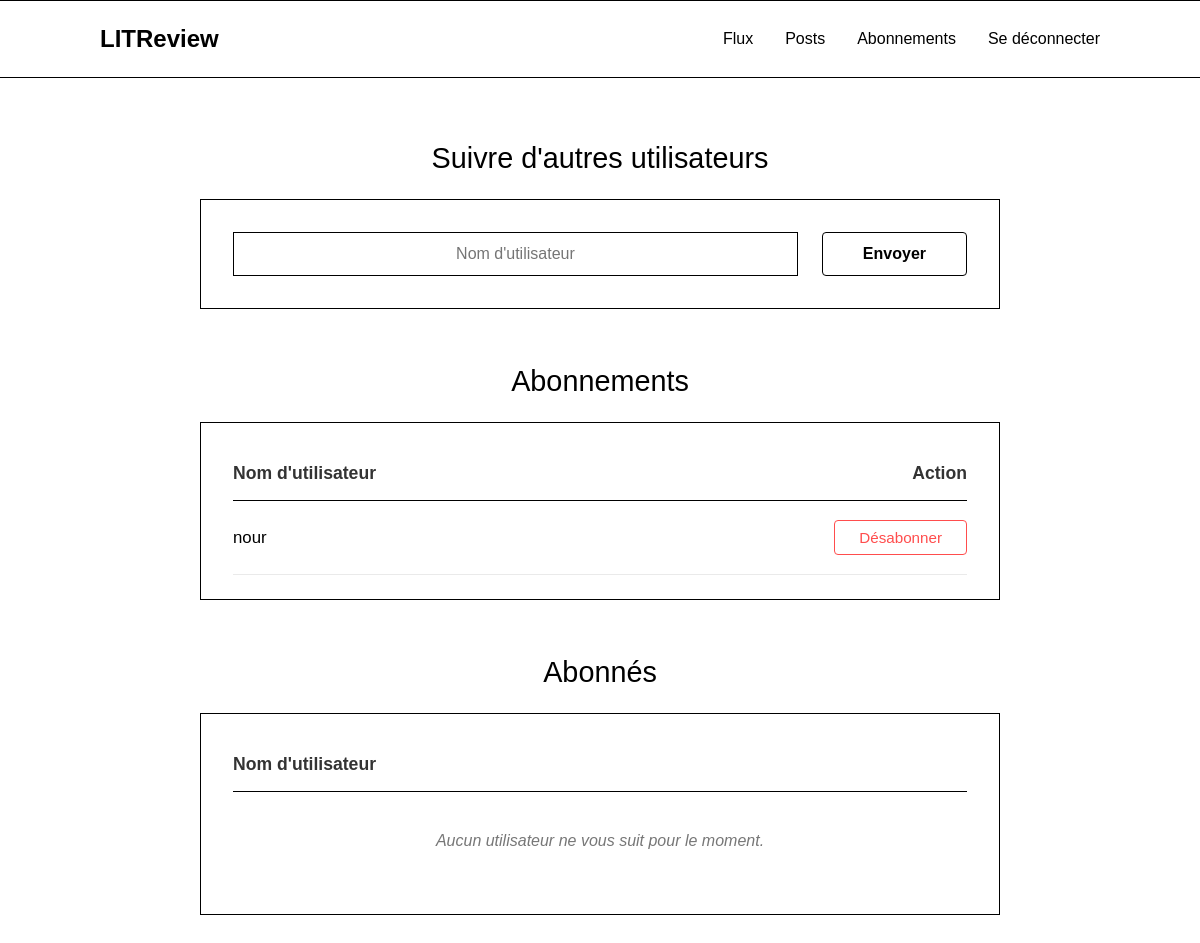
Page /abonnements/ (signed in) on the earlier database version.
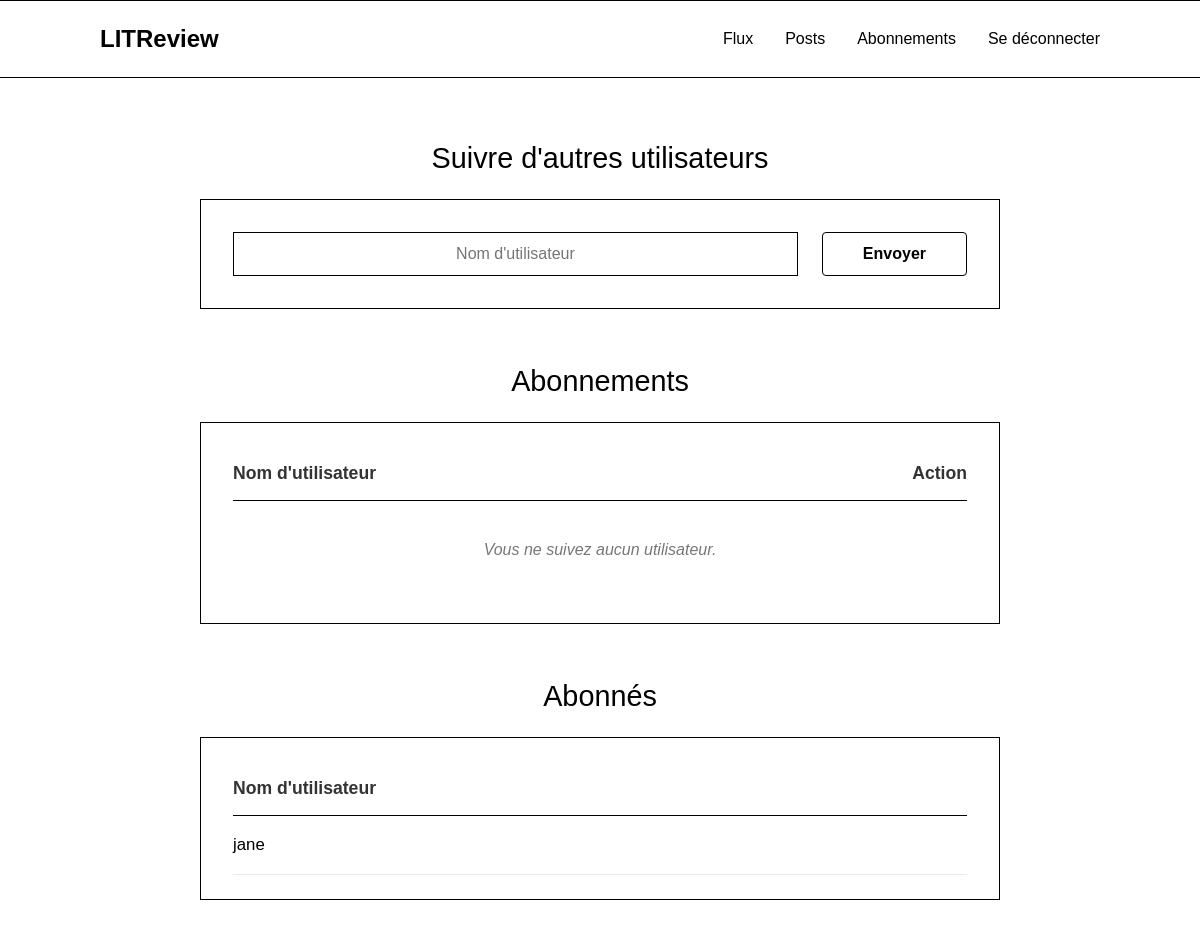
Same page on the later database version.
### reviews/models.py (models this page shows, shortened)
class UserFollows(models.Model):
    user = models.ForeignKey(
        to=settings.AUTH_USER_MODEL, on_delete=models.CASCADE, related_name="following"
    )
    followed_user = models.ForeignKey(
        to=settings.AUTH_USER_MODEL,
        on_delete=models.CASCADE,
        related_name="followed_by",
    )
    class Meta:
        unique_together = (
            "user",
            "followed_user",
        )

### authentication/models.py (models this page shows)
class User(AbstractUser):
    pass

### reviews/views.py (the view)
# urls.py: path("abonnements/", views.abonnements, name="abonnements"),
@login_required
def abonnements(request):
    if request.method == "POST":
        form = FollowUserForm(request.POST)
        if form.is_valid():
            username_to_follow = form.cleaned_data["username"]
            try:
                user_to_follow = User.objects.get(username=username_to_follow)
                if user_to_follow == request.user:
                    messages.error(
                        request, "Vous ne pouvez pas vous abonner à vous-même."
                    )
                elif UserFollows.objects.filter(
                    user=request.user, followed_user=user_to_follow
                ).exists():
                    messages.error(request, f"Vous suivez déjà {username_to_follow}.")
                else:
                    UserFollows.objects.create(
                        user=request.user, followed_user=user_to_follow
                    )
                    messages.success(
                        request,
                        f"Vous êtes maintenant abonné à {username_to_follow}.",
                    )
                    return redirect("abonnements")
            except User.DoesNotExist:
                messages.error(request, "Cet utilisateur n'existe pas.")
    else:
        form = FollowUserForm()
    following = UserFollows.objects.filter(user=request.user)
    followers = UserFollows.objects.filter(followed_user=request.user)
    return render(
        request,
        "reviews/abonnements.html",
        {
            "form": form,
            "following": following,
            "followers": followers,
        },
    )

### reviews/forms.py
class FollowUserForm(forms.Form):
    username = forms.CharField(
        label="Nom d'utilisateur",
        max_length=150,
        widget=forms.TextInput(
            attrs={
                "class": "form-control",
                "placeholder": "Nom d'utilisateur",
                "id": "id_username",
            }
        ),
    )

### templates/reviews/abonnements.html (shortened to what this page needs)
{% extends 'base.html' %}
{% block content %}
<div class="form-container">
    <h2 class="form-title" style="margin-bottom: 1.5rem;">Suivre d'autres utilisateurs</h2>
    <div class="form-section-box" style="padding: 2rem;">
        <form method="post" style="display: flex; gap: 1.5rem; align-items: center; justify-content: center; flex-wrap: wrap;">
            <div style="flex: 1; min-width: 250px;">
                {{ form.username }}
            </div>
            <button type="submit" class="btn" style="padding: 0.75rem 2.5rem; font-size: 1rem; font-weight: bold;">Envoyer</button>
        </form>
    </div>
    <h2 class="form-title" style="margin-top: 3.5rem; margin-bottom: 1.5rem;">Abonnements</h2>
    <div class="form-section-box" style="padding: 1.5rem 2rem;">
        <table style="width: 100%; border-collapse: collapse; text-align: left;">
            <thead>
                <tr style="border-bottom: 1px solid var(--color-border);">
                    <th scope="col" style="padding: 1rem 0; font-weight: bold; font-size: 1.1rem; color: #333;">Nom d'utilisateur</th>
                    <th scope="col" style="padding: 1rem 0; text-align: right; font-weight: bold; font-size: 1.1rem; color: #333;">Action</th>
                </tr>
            </thead>
            <tbody>
                {% for follow in following %}
                    <tr style="border-bottom: 1px solid #eaeaea;">
                        <td style="padding: 1.2rem 0; font-size: 1.05rem; font-weight: 500;">{{ follow.followed_user.username }}</td>
                        <td style="padding: 1.2rem 0; text-align: right;">
                            <a href="{% url 'abonnement_delete' follow.id %}" class="btn btn-danger" style="padding: 0.5rem 1.5rem; font-size: 0.95rem;">Désabonner</a>
                        </td>
                    </tr>
                {% empty %}
                    <tr>
                        <td colspan="2" style="padding: 2.5rem 0; text-align: center; color: #777; font-style: italic; font-size: 1rem;">Vous ne suivez aucun utilisateur.</td>
                    </tr>
                {% endfor %}
            </tbody>
        </table>
    </div>
    <h2 class="form-title" style="margin-top: 3.5rem; margin-bottom: 1.5rem;">Abonnés</h2>
    <div class="form-section-box" style="padding: 1.5rem 2rem;">
        <table style="width: 100%; border-collapse: collapse; text-align: left;">
            <thead>
                <tr style="border-bottom: 1px solid var(--color-border);">
                    <th scope="col" style="padding: 1rem 0; font-weight: bold; font-size: 1.1rem; color: #333;">Nom d'utilisateur</th>
                </tr>
            </thead>
            <tbody>
                {% for follower in followers %}
                    <tr style="border-bottom: 1px solid #eaeaea;">
                        <td style="padding: 1.2rem 0; font-size: 1.05rem; font-weight: 500;">{{ follower.user.username }}</td>
                    </tr>
                {% empty %}
                    <tr>
                        <td style="padding: 2.5rem 0; text-align: center; color: #777; font-style: italic; font-size: 1rem;">Aucun utilisateur ne vous suit pour le moment.</td>
                    </tr>
                {% endfor %}
            </tbody>
        </table>
    </div>
</div>
{% endblock %}

Differences in the rows shown:
removed UserFollows: followed_user.username "nour", shown under "Abonnements"
added UserFollows: user.username "jane", shown under "Abonnés"
Other differences:
text no longer shown: "Aucun utilisateur ne vous suit pour le moment."
text now shown: "Vous ne suivez aucun utilisateur."
